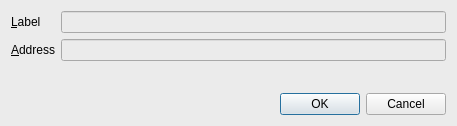
<?xml version="1.0" encoding="UTF-8"?>
<ui version="4.0">
 <class>EditAddressDialog</class>
 <widget class="QDialog" name="EditAddressDialog">
  <property name="geometry">
   <rect>
    <x>0</x>
    <y>0</y>
    <width>457</width>
    <height>126</height>
   </rect>
  </property>
  <property name="windowTitle">
   <string>Edit Address</string>
  </property>
  <property name="styleSheet">
   <string notr="true">background-color: rgb(235, 235, 235);</string>
  </property>
  <layout class="QVBoxLayout" name="verticalLayout">
   <item>
    <layout class="QFormLayout" name="formLayout">
     <property name="fieldGrowthPolicy">
      <enum>QFormLayout::AllNonFixedFieldsGrow</enum>
     </property>
     <item row="0" column="0">
      <widget class="QLabel" name="label">
       <property name="text">
        <string>&amp;Label</string>
       </property>
       <property name="buddy">
        <cstring>labelEdit</cstring>
       </property>
      </widget>
     </item>
     <item row="0" column="1">
      <widget class="QLineEdit" name="labelEdit">
       <property name="toolTip">
        <string>The label associated with this address book entry</string>
       </property>
      </widget>
     </item>
     <item row="1" column="0">
      <widget class="QLabel" name="label_2">
       <property name="text">
        <string>&amp;Address</string>
       </property>
       <property name="buddy">
        <cstring>addressEdit</cstring>
       </property>
      </widget>
     </item>
     <item row="1" column="1">
      <widget class="QLineEdit" name="addressEdit">
       <property name="toolTip">
        <string>The address associated with this address book entry. This can only be modified for sending addresses.</string>
       </property>
      </widget>
     </item>
    </layout>
   </item>
   <item>
    <widget class="QDialogButtonBox" name="buttonBox">
     <property name="orientation">
      <enum>Qt::Horizontal</enum>
     </property>
     <property name="standardButtons">
      <set>QDialogButtonBox::Cancel|QDialogButtonBox::Ok</set>
     </property>
    </widget>
   </item>
  </layout>
 </widget>
 <resources/>
 <connections>
  <connection>
   <sender>buttonBox</sender>
   <signal>accepted()</signal>
   <receiver>EditAddressDialog</receiver>
   <slot>accept()</slot>
   <hints>
    <hint type="sourcelabel">
     <x>248</x>
     <y>254</y>
    </hint>
    <hint type="destinationlabel">
     <x>157</x>
     <y>274</y>
    </hint>
   </hints>
  </connection>
  <connection>
   <sender>buttonBox</sender>
   <signal>rejected()</signal>
   <receiver>EditAddressDialog</receiver>
   <slot>reject()</slot>
   <hints>
    <hint type="sourcelabel">
     <x>316</x>
     <y>260</y>
    </hint>
    <hint type="destinationlabel">
     <x>286</x>
     <y>274</y>
    </hint>
   </hints>
  </connection>
 </connections>
</ui>
